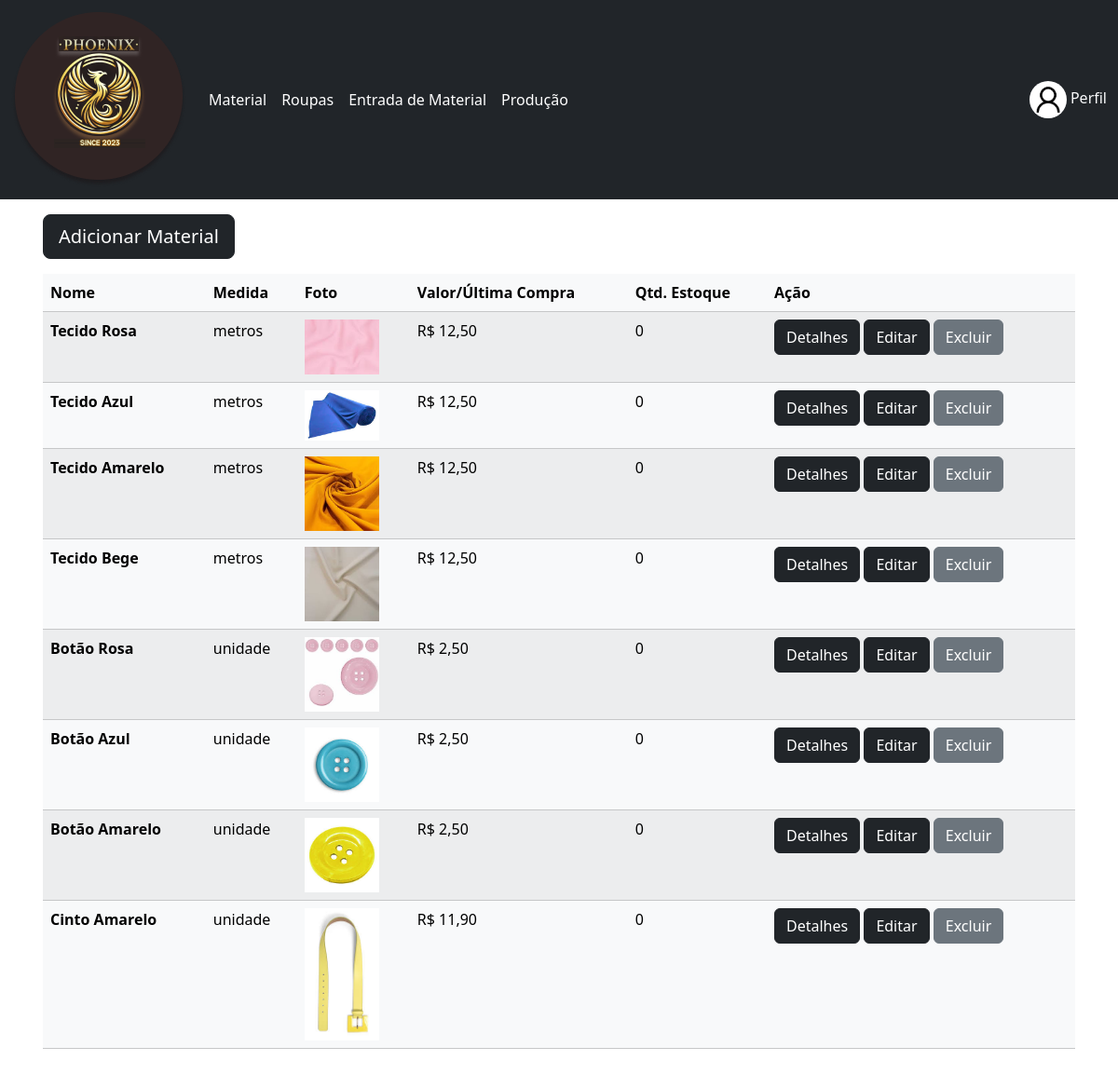
Page /materiais/ (signed in) on the earlier database version.
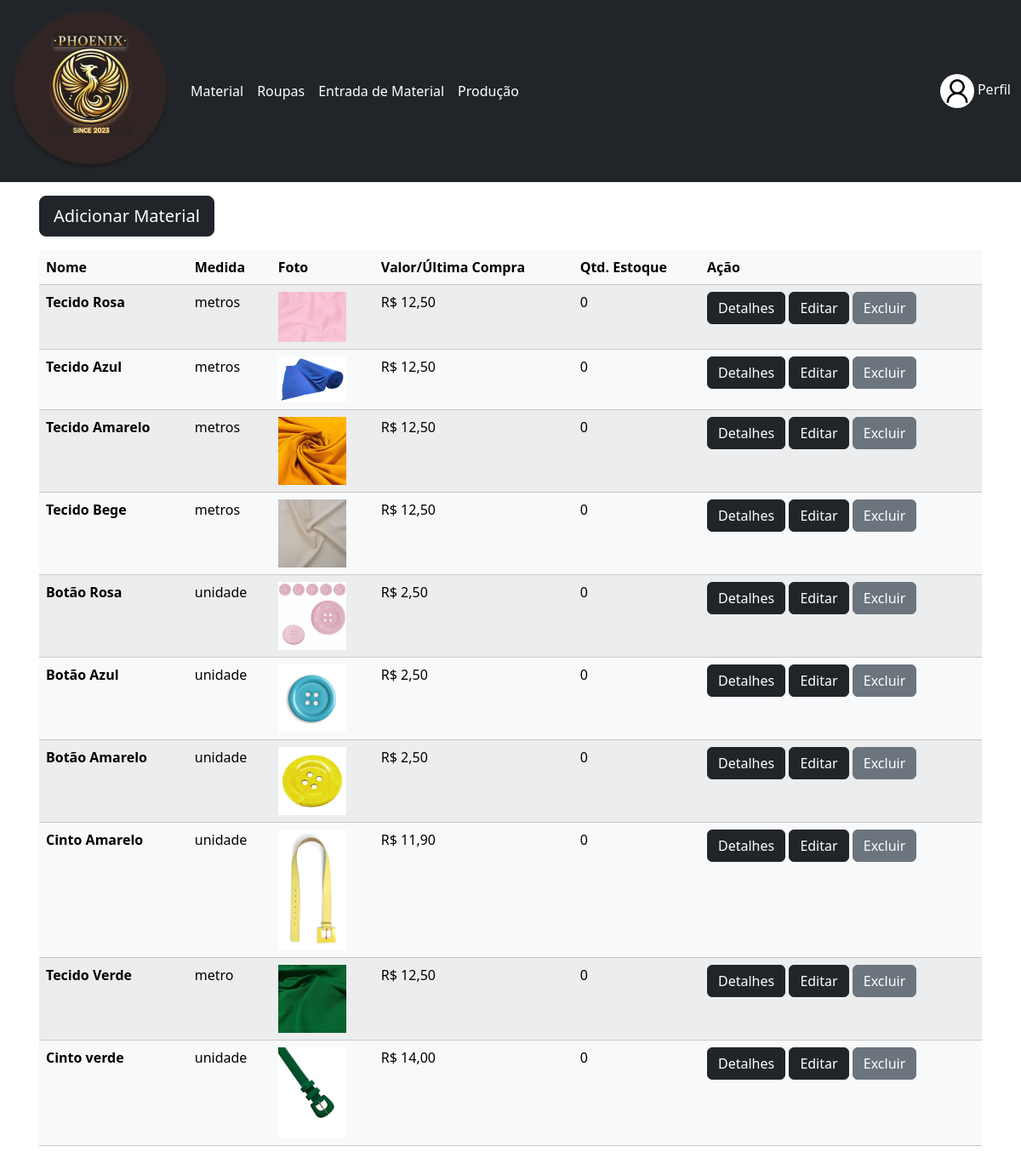
Same page on the later database version.
### usuario/models.py (models this page shows, shortened)
class CustomUser(AbstractUser):
    linguagem = [
        ('pt-br', 'Português - Brasil'),
        ('eng', 'Inglês (Indisponível)')
    ]
    cpf = models.CharField(max_length=11, unique=True, verbose_name="CPF")
    profile_picture = models.ImageField(upload_to='profile_pictures/', blank=True, null=True)
    idioma = models.CharField(verbose_name="Idioma", null=False, blank=False,  choices=linguagem, default='pt-br', max_length=7)

### material/models.py (models this page shows, shortened)
class Material(models.Model):
    nome = models.CharField(verbose_name="Nome", max_length=100, null=False, blank=False)
    descricao = models.TextField(verbose_name="Descrição", null=True, blank=True)
    unid_medida = models.CharField(verbose_name="Unidade de Medida", max_length=30, null=False, blank=True)
    valor = models.DecimalField(verbose_name="Valor", null=False, blank=False, max_digits=10, decimal_places=2)
    imagem = models.ImageField(upload_to="fotos/")
    def estoque_atual(self):
        Movimentacao = apps.get_model('movimentacao', 'Movimentacao')
        RoupaMaterial = apps.get_model('roupa', 'RoupaMaterial')
        Producao = apps.get_model('producao', 'Producao')
        movimentacao_estoque = Movimentacao.objects.filter(codigo_material=self).aggregate(Sum  ('quantidade'))
        estoque_movimentacao = movimentacao_estoque['quantidade__sum'] or 0
        producao_estoque = RoupaMaterial.objects.filter(
        material=self,
        roupa__in=Producao.objects.values_list('roupa', flat=True)  # Apenas roupas que foram produzidas
        ).annotate(
        material_usado=F('quantidade') * F('roupa__producao__quantidade')  # Multiplicar pela quantidade produzida
         ).aggregate(total_material_usado=Sum('material_usado'))
        estoque_producao = producao_estoque['total_material_usado'] or 0
        return estoque_movimentacao - estoque_producao

### material/views.py (the view)
# urls.py: path('', MaterialListView.as_view(), name='material_list'),
class MaterialListView(LoginRequiredMixin, ListView):
    model= Material
    context_object_name = 'materiais'
    template_name = 'material_list_view.html'
    def get_context_data(self, **kwargs):
        context = super().get_context_data(**kwargs)
        for material in context['materiais']:
            material.estoque_atual = material.estoque_atual()  # Método que criamos na model
        return context

### material/templates/material_list_view.html (shortened to what this page needs)
{% extends 'base.html' %}
{% block content %}
<a href="{% url 'material_create' %}" class="btn btn-dark mb-3 btn-lg">Adicionar Material</a>
<table class="table table-striped table-light">
    <thead>
      <tr>
        <th scope="col">Nome</th>
        <th scope="col">Medida</th>
        <th scope="col">Foto</th>
        <th scope="col">Valor/Última Compra</th>
        <th scope="col">Qtd. Estoque</th>
        <th scope="col">Ação</th>
      </tr>
    </thead>
    <tbody>
        {% for material in materiais %}
        <tr>
         <th scope="row">{{ material.nome }}</th>
         <td>{{ material.unid_medida }}</td>
         <td><img src="{{ material.imagem.url }}" width="80"></td>
         <td>R$ {{ material.valor }}</td>
         <td> {{ material.estoque_atual }}</td>
            <td>
            <a href="{% url 'material_detail' material.pk %}" class="btn btn-dark">Detalhes</a>
            <a href="{% url 'material_update' material.pk %}" class="btn btn-dark">Editar</a>
            <a href="{% url 'material_delete' material.pk %}" class="btn btn-secondary">Excluir</a>
            </td>
        </tr>
    {% endfor %}
    </tbody>
  </table>
{% endblock %}

### dashboard/templates/base.html (shortened to what this page needs)
<!DOCTYPE html>
<html lang="pt-br">
<head>
    <link href="https://cdn.jsdelivr.net/npm/bootstrap@5.3.3/dist/css/bootstrap.min.css" rel="stylesheet">
    {%load static%}
</head>
<body>
    <nav class="navbar navbar-expand-lg navbar-dark bg-dark">
        <div class="container-fluid">
            <a class="navbar-brand" href="{% url 'dashboard' %}">
                <img src="{% static 'imagens/logo.png' %}" alt="Phoenix">
            </a>
            <div class="collapse navbar-collapse" id="navbarNav">
                <ul class="navbar-nav">
                    <li class="nav-item">
                        <a class="nav-link active" aria-current="page" href="{% url 'material_list' %}">Material</a></li>
                    <li> <a class="nav-link active" aria-current="page" href="{% url 'roupa_list' %}">Roupas</a></li>
                    <li> <a class="nav-link active" aria-current="page" href="{% url 'movimentacao_list' %}">Entrada de Material</a></li>
                    <li> <a class="nav-link active" aria-current="page" href="{% url 'producao_list' %}">Produção</a></li>
                    </ul>
                    <span class="ms-auto">
                    {% if user.is_authenticated %}
                    <span class="navbar-text ms-auto">
                        {% if user.profile_picture %}
                        <img src="{{ user.profile_picture.url }}" alt="Foto de Perfil" class="rounded-circle" style="width: 40px; height: 40px;">
                        {% else %}
                        <img src="{% static 'imagens/default_profile.png' %}" alt="Foto Padrão" class="rounded-circle" style="width: 40px; height: 40px;">
                        {% endif %}
                        <a class="nav-link d-inline-block link-light" href="{% url 'profile' %}">Perfil</a>
                    </span>
                    {% endif %}
                </span>
            </div>
        </div>
    </nav>
    <div class="container py-3 px-3">
        {% block content %}
        {% endblock %}
    </div>
</body>
</html>

Differences in the rows shown:
added Material: nome "Tecido Verde", unid_medida "metro", imagem (picture), valor "12,50", estoque_atual "0"
added Material: nome "Cinto verde", unid_medida "unidade", imagem (picture), valor "14,00", estoque_atual "0"
